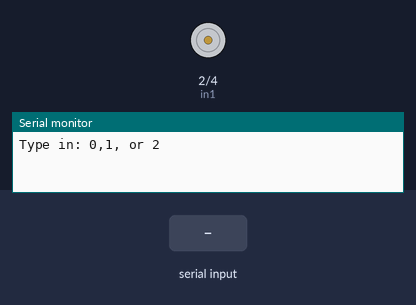
The sketch below on a simulated Arduino Uno, built with avr-gcc and run on an emulated ATmega328P. Shown: motor-driver pin pairs drawn as motors (green arrow = first pin HIGH = forward, orange = second pin HIGH = backward, longer = more drive), the last lines printed to the serial monitor. Inputs (shaded band) come from the test bench.

Above: at 1.2 s.
1.3 s: "0" received over Serial
At 2.5 s:
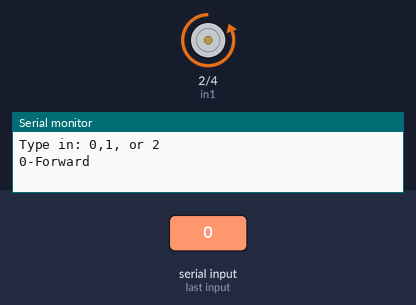
Timing chart, 0 to 7.8 s (numbered marks = the images above; inputs shaded):
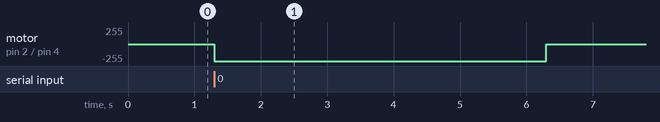

The sketch:

StopnGO.ino
```cpp
//int incomingByte = 0; // for incoming serial data
#define in1 2
#define in2 4

void setup()
{
  pinMode (in1, OUTPUT);
  pinMode (in2, OUTPUT);
  Serial.begin(9600); // opens serial port, sets data rate to 9600 bps
  Serial.println("Type in: 0,1, or 2");
}

char incomingByte=0;

void loop()
{
  // reply only when you receive data:
  if (Serial.available() > 0)
  {
    // read the incoming byte:
    incomingByte = Serial.read();
    {
      if (incomingByte == 48)
      {
        digitalWrite(in1, LOW);
        digitalWrite(in2, HIGH);
        Serial.println("0-Forward");
        delay (5000);
        digitalWrite(in1, LOW);
        digitalWrite(in2, LOW);
      }
      if (incomingByte == 49)
      {
        digitalWrite(in1, HIGH);
        digitalWrite(in2, LOW);
        Serial.println("1-Reverse");
        delay(5000);
        digitalWrite(in1, LOW);
        digitalWrite(in2, LOW);
      }
      if (incomingByte ==50)
      {
        digitalWrite(in1, LOW);
        digitalWrite(in2, LOW);
        Serial.println("2-Stop");
      }
    }
  }
}
```

Measured:
- after the input at 1.3 s, motor on pin 2 (in1) / pin 4 (in2): stopped → backward 255/255 at once, → stopped 5.0 s later
